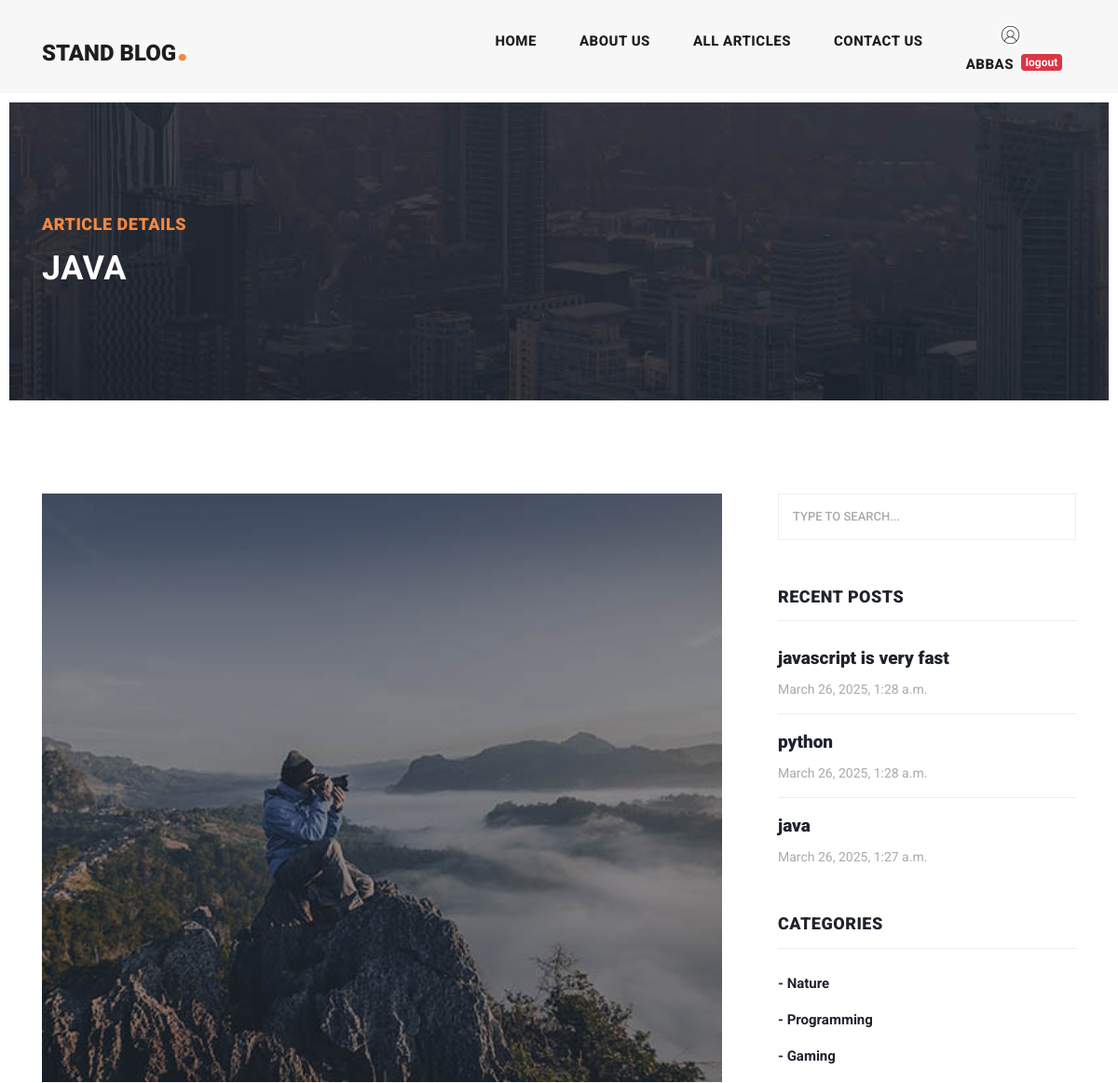
Before: /articles/detail/java-is-useful (signed in, upper part) with the older database file.
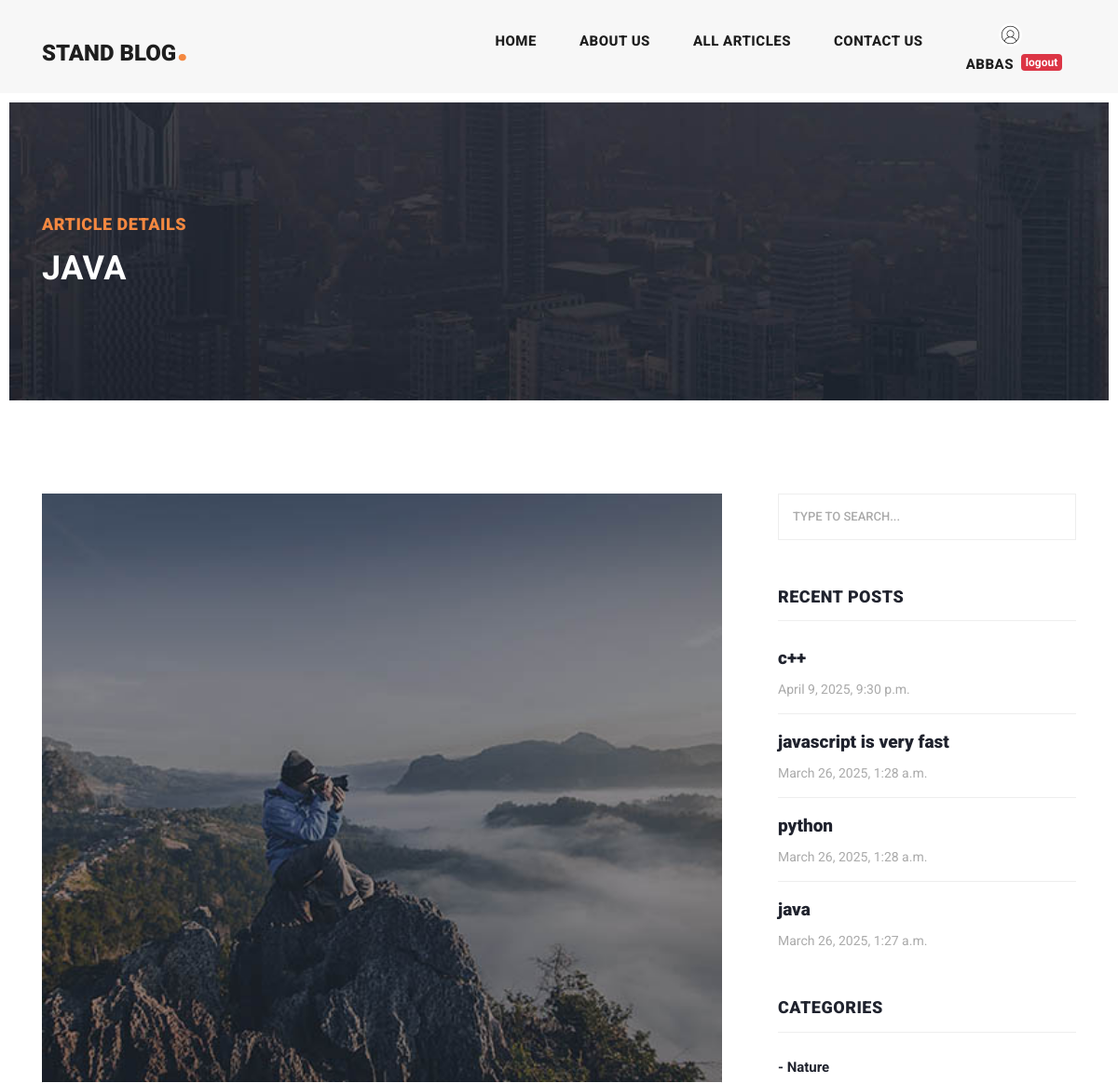
After: the same page with the newer database file.
### blog/models.py (models this page shows, shortened)
class Article(models.Model):
    author = models.ForeignKey(User , on_delete=models.SET_NULL, null=True , blank=True , related_name='articles')
    title = models.CharField(max_length=80)
    category = models.ManyToManyField(Category , related_name="articles")
    body = models.TextField()
    image = models.ImageField(upload_to='images/articles' , null=True, blank=True)
    created = models.DateTimeField(auto_now_add=True)
    updated = models.DateTimeField(auto_now=True)
    is_published = models.BooleanField(default=True)
    slug = models.SlugField(blank=True , unique=True)
    objects = models.Manager()
    class Meta:
        ordering = ('-updated','-created')
    def get_absolute_url(self):
        return reverse('blog:article_detail', kwargs={'slug': self.slug})

class Category(models.Model):
    title = models.CharField(max_length=100)
    created = models.DateTimeField(auto_now_add=True)

### blog/views.py (the view)
# urls.py: path('detail/<slug:slug>', views.article_detail, name='article_detail'),
def article_detail(request, slug):
    article = get_object_or_404(Article, slug=slug)
    if request.method == 'POST':
        parent_id = request.POST.get('parent_id', None)
        body = request.POST.get('body')
        parent_id = int(parent_id) if parent_id and parent_id.isdigit() else None
        Comment.objects.create(body=body, article=article, user=request.user, parent_id=parent_id)
    return render(request, 'blog/article_detail.html', {'article': article})

### context_processors/context_processors.py (called while the page is built)
def recent_articles(request):
    recent_articles = Article.objects.order_by('-created')
    categories = Category.objects.all()
    return {'recent_articles': recent_articles , "categories": categories}

### blog/templates/blog/article_detail.html (shortened to what this page needs)
{% extends 'base.html' %}
{% load static %}
{% load social_share %}
{% block content %}
    <div class="heading-page header-text">
      <section class="page-heading">
        <div class="container">
          <div class="row">
            <div class="col-lg-12">
              <div class="text-content">
                <h4>Article Details</h4>
                <h2>{{ article.title }}</h2>
              </div>
            </div>
          </div>
        </div>
      </section>
    </div>
    <section class="blog-posts grid-system">
      <div class="container">
        <div class="row">
          <div class="col-lg-8">
            <div class="all-blog-posts">
              <div class="row">
                <div class="col-lg-12">
                  <div class="blog-post">
                    <div class="blog-thumb">
                      <img src="{{ article.image.url }}" alt="">
                    </div>
                  </div>
                </div>
              </div>
            </div>
          </div>
          {% include 'includes/sidebar.html' %}
        </div>
      </div>
    </section>
{% endblock %}

### templates/includes/sidebar.html (shortened to what this page needs)
{% load static %}
<div class="col-lg-4">
            <div class="sidebar">
              <div class="row">
                <div class="col-lg-12">
                  <div class="sidebar-item search">
                    <form id="search_form" name="gs" method="GET" action="{% url 'blog:search_articles' %}">
                      <input type="text" name="q" class="searchText" placeholder="type to search..." autocomplete="on">
                    </form>
                  </div>
                </div>
                <div class="col-lg-12">
                  <div class="sidebar-item recent-posts">
                    <div class="sidebar-heading">
                      <h2>Recent Posts</h2>
                    </div>
                    <div class="content">
                      <ul>
                        {% for article in recent_articles %}
                            <li><a href="{{ article.get_absolute_url }}">
                              <h5>{{ article.title }}</h5>
                              <span>{{ article.created }}</span>
                        </a></li>
                        {% endfor %}
                      </ul>
                    </div>
                  </div>
                </div>
                <div class="col-lg-12">
                  <div class="sidebar-item categories">
                    <div class="sidebar-heading">
                      <h2>Categories</h2>
                    </div>
                    <div class="content">
                      <ul>
                          {% for category in categories %}
                              <li><a href="{% url 'blog:category_detail' category.id %}">- {{ category.title }}</a></li>
                          {% endfor %}
                      </ul>
                    </div>
                  </div>
                </div>
                <div class="col-lg-12">
                </div>
              </div>
            </div>
          </div>

Changed rows visible on the page:
no longer on this page (row unchanged): Category: title "Programming"
no longer on this page (row unchanged): Category: title "Gaming"
added Article: title "c++", created "April 9, 2025, 9:30 p.m."
